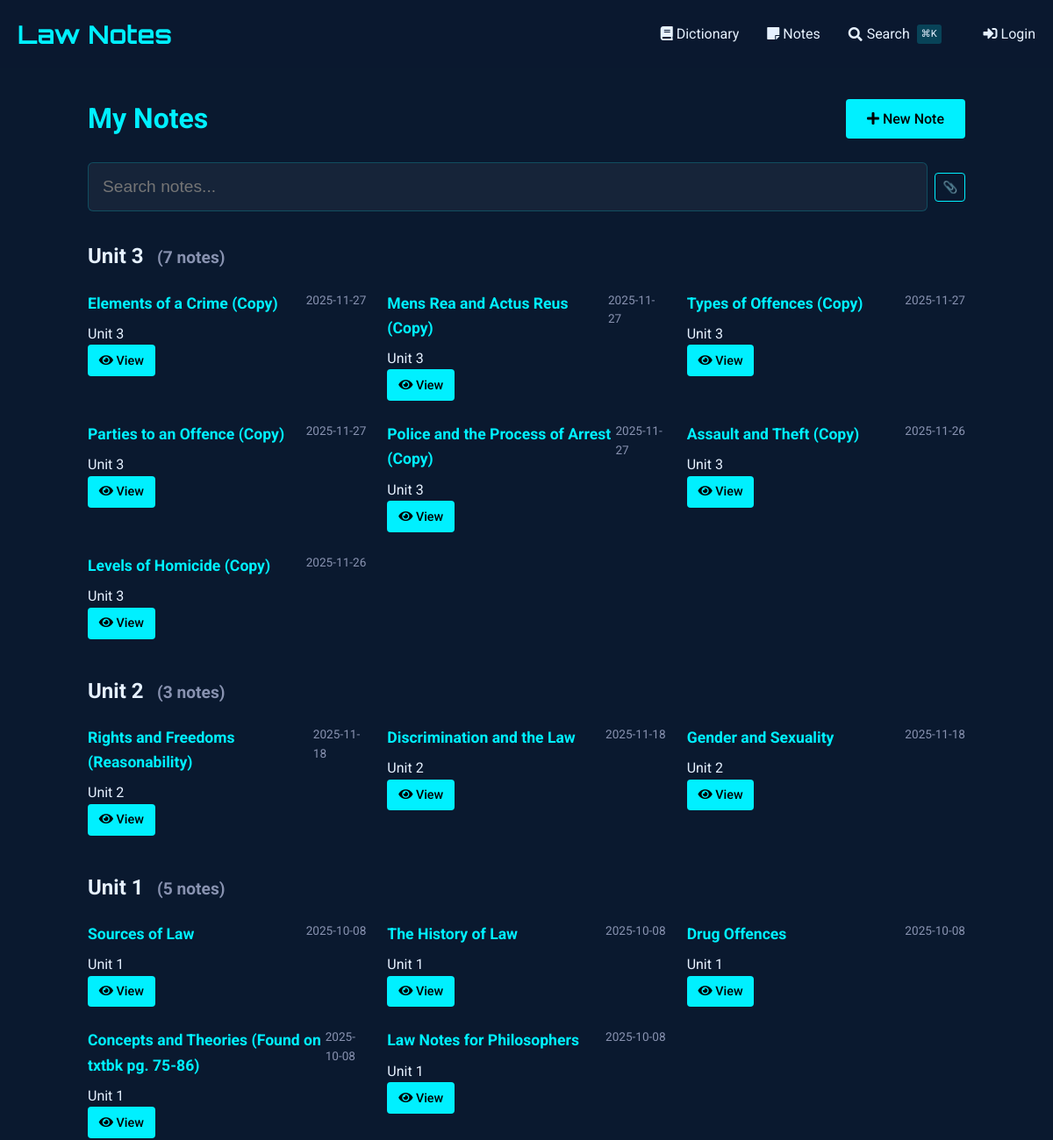
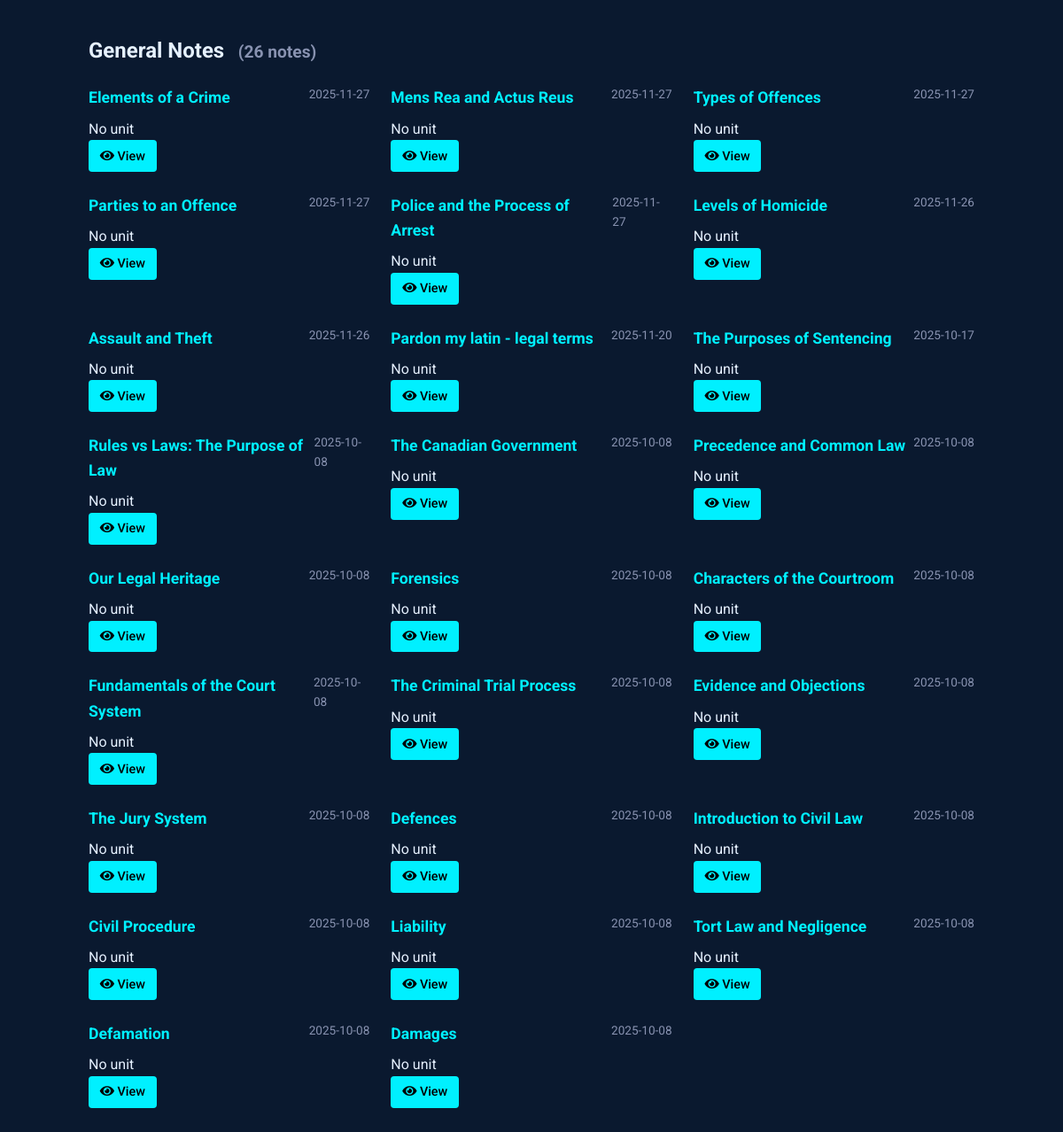
The app's page /notes with its own data (2 pictures, top to bottom).
### tables this page shows
CREATE TABLE notes (
    id INTEGER PRIMARY KEY AUTOINCREMENT,
    title TEXT NOT NULL,                -- short title for the note
    content TEXT NOT NULL,              -- the full note text
    unit_number INTEGER,                -- optional: to group with course units
    tags TEXT,                          -- comma-separated or JSON for filtering/search
    related_entries TEXT,               -- store glossary ids (e.g., "1,4,5") for cross-linking
    created_at TIMESTAMP DEFAULT CURRENT_TIMESTAMP,
    last_updated TIMESTAMP DEFAULT CURRENT_TIMESTAMP,
    views INTEGER DEFAULT 0,            -- track popularity
    is_favorite BOOLEAN DEFAULT 0,      -- quick flag for starred notes
    comments TEXT                       -- optional: your own thoughts or annotations
, has_worksheet BOOLEAN DEFAULT 0);

### notes_routes.py (the view)
@notes_bp.route('')
def index():
    db = SQL("sqlite:///notes.db")
    notes = db.execute("""
        SELECT id, title, unit_number,
               strftime('%Y-%m-%d', created_at) as created_date,
               strftime('%Y-%m-%d', last_updated) as last_updated,
               is_favorite, has_worksheet
        FROM notes
        ORDER BY
            CASE WHEN unit_number = '' OR unit_number IS NULL THEN 1 ELSE 0 END,
            CAST(unit_number AS INTEGER) DESC,
            last_updated DESC
    """)
    notes_by_unit = {}
    for note in notes:
        unit = note.get('unit_number', 'Ungrouped')
        if unit not in notes_by_unit:
            notes_by_unit[unit] = []
        notes_by_unit[unit].append(note)
    return render_template('notes/index.html',
                         notes_by_unit=notes_by_unit)

### sql.py (called while the page is built)
def _enable_logging(f):
    import logging
    import functools
    import os
    @functools.wraps(f)
    def decorator(*args, **kwargs):
        try:
            import flask
        except ModuleNotFoundError:
            return f(*args, **kwargs)
        disabled = logging.getLogger("cs50").disabled
        if flask.current_app and os.getenv("FLASK_ENV") == "development":
            logging.getLogger("cs50").disabled = False
        try:
            return f(*args, **kwargs)
        finally:
            logging.getLogger("cs50").disabled = disabled
    return decorator

    def __del__(self):
        self._disconnect()

    def _disconnect(self):
        if hasattr(_data, self._name()):
            getattr(_data, self._name()).close()
            delattr(_data, self._name())

    def _name(self):
        return str(hash(self))

        def connect(dbapi_connection, connection_record):
            try:
                if isinstance(
                    dbapi_connection, sqlite3.Connection
                ):  # If back end is sqlite
                    cursor = dbapi_connection.cursor()
                    cursor.execute("PRAGMA foreign_keys=ON")
                    cursor.close()
            except:
                pass

### templates/notes/index.html (shortened to what this page needs)
{% extends "notes/base.html" %}
{% block content %}
<div class="container" style="max-width: 1000px; margin: 0 auto;">
    <div style="display: flex; justify-content: space-between; align-items: center; margin-bottom: 1.5rem;">
        <h1 style="color: var(--primary); margin: 0;">
            My Notes
        </h1>
        <a href="{{ url_for('notes.add_note') }}" class="btn" style="background: var(--primary); color: #000; text-decoration: none; white-space: nowrap;">
            <i class="fas fa-plus"></i> New Note
        </a>
    </div>
    <div class="search-container">
        <input type="text" id="noteSearch" class="search-input" placeholder="Search notes..." autocomplete="off" style="padding-left: 1rem;">
    </div>
    <div id="notesContainer">
        {% if notes_by_unit %}
            {% for unit, notes in notes_by_unit.items() %}
                <div class="unit-section" data-unit="{{ unit or 'general' }}">
                    <h2 class="unit-header">
                        {% if unit %}
                            Unit {{ unit }}
                        {% else %}
                            General Notes
                        {% endif %}
                        <small class="unit-count" style="font-size: 0.8em; color: #8892b0; margin-left: 0.5em;">
                        </small>
                    </h2>
                    <div class="notes-grid" style="display: grid; grid-template-columns: repeat(auto-fill, minmax(300px, 1fr)); gap: 1.5rem;" data-unit="{{ unit or 'general' }}">
                        {% for note in notes %}
                            <div class="note-card"
                                 data-id="{{ note.id }}"
                                 data-title="{{ note.title|lower }}"
                                 data-content="{{ note.content|lower }}"
                                 data-unit="{{ note.unit_number or 'general' }}"
                                 data-tags="{{ note.tags|default('', true)|lower }}"
                                 data-has-worksheet="{{ 'true' if note.has_worksheet else 'false' }}"
                                 data-date="{{ (note.last_updated or note.created_date)|lower }}"
                                 data-favorite="{{ 'favorite' if note.is_favorite else '' }}">
                                <div style="display: flex; justify-content: space-between; align-items: flex-start;">
                                    <h3 style="margin: 0 0 0.5rem 0; font-size: 1.1rem; color: var(--primary);">
                                        {{ note.title }}
                                    </h3>
                                    <span class="note-date" style="color: #8892b0; font-size: 0.85rem;">
                                        {{ note.last_updated or note.created_date }}
                                    </span>
                                </div>
                                <div class="note-meta">
                                    {% if note.unit_number %}
                                        <span>Unit {{ note.unit_number }}</span>
                                    {% else %}
                                        <span>No unit</span>
                                    {% endif %}
                                </div>
                                <div class="note-actions">
                                    <a href="{{ url_for('notes.view_note', note_id=note.id) }}" class="btn" style="padding: 0.4rem 0.8rem; font-size: 0.9rem;">
                                        <i class="fas fa-eye"></i> View
                                    </a>
                                </div>
                            </div>
                        {% endfor %}
                    </div>
                </div>
            {% endfor %}
        {% endif %}
    </div>
</div>
{% endblock %}

### templates/notes/base.html (shortened to what this page needs)
{% extends "dictionary/base.html" %}

### templates/dictionary/base.html (shortened to what this page needs)
<!DOCTYPE html>
<html lang="en">
<head>
    <link href="https://cdnjs.cloudflare.com/ajax/libs/font-awesome/5.15.4/css/all.min.css" rel="stylesheet">
</head>
<body>
    <header>
        <div class="container">
            <div class="header-content">
                <a href="{{ url_for('dictionary.index') }}" class="logo">Law Notes</a>
                <nav class="nav-links">
                    <a href="{{ url_for('dictionary.index') }}" class="nav-link">
                        <i class="fas fa-book"></i> Dictionary
                    </a>
                    <a href="{{ url_for('notes.index') }}" class="nav-link">
                        <i class="fas fa-sticky-note"></i> Notes
                    </a>
                    <a href="{{ url_for('search') }}" class="nav-link" style="display: flex; align-items: center; gap: 0.3rem;">
                        <i class="fas fa-search"></i>
                        <span>Search</span>
                        <span style="font-size: 0.7rem; background: rgba(0, 240, 255, 0.2); padding: 0.1rem 0.3rem; border-radius: 3px; margin-left: 0.2rem;">⌘K</span>
                    </a>
                    {% if session.get("name") %}
                    <a href="{{ url_for('dictionary.add_entry') }}" class="nav-link" style="margin-left: 1rem;">
                        <i class="fas fa-plus"></i> Add Entry
                    </a>
                    <a href="/auth/logout" class="nav-link">
                        <i class="fas fa-sign-out-alt"></i> Logout
                    </a>
                    {% else %}
                    <a href="/auth/login" class="nav-link" style="margin-left: 1rem;">
                        <i class="fas fa-sign-in-alt"></i> Login
                    </a>
                    {% endif %}
                </nav>
            </div>
        </div>
    </header>
    <main class="container" style="padding: 2rem 0;">
        {% block content %}{% endblock %}
    </main>
</body>
</html>

### templates/dictionary/base.html (style rules this page uses)
:root { --primary: #00f0ff; --bg-dark: #0a192f; --text: #e6f1ff; --success: #2ecc71; --error: #e74c3c; }
body { font-family: 'Roboto', sans-serif; background-color: var(--bg-dark); color: var(--text); line-height: 1.6; margin: 0; padding: 0; }
.container { max-width: 1200px; margin: 0 auto; padding: 0 20px; }
header { background: rgba(10, 25, 47, 0.9); padding: 1rem 0; }
.header-content { display: flex; justify-content: space-between; align-items: center; }
.logo { font-family: 'Orbitron', sans-serif; font-size: 1.8rem; color: var(--primary); text-decoration: none; font-weight: 700; }
.nav-links { display: flex; gap: 2rem; }
.nav-link { color: var(--text); text-decoration: none; transition: color 0.3s; }
.btn { display: inline-block; padding: 0.6rem 1.5rem; background: var(--primary); color: #000; border: none; border-radius: 4px; cursor: pointer; text-decoration: none; font-weight: 500; transition: all 0.3s; }

### templates/notes/index.html (style rules this page uses)
.search-container { margin-bottom: 2rem; position: relative; }
.search-input { width: 100%; padding: 0.8rem 1rem; padding-left: 2.5rem; font-size: 1rem; background: rgba(10, 25, 47, 0.7); border: 1px solid rgba(0, 240, 255, 0.3); border-radius: 4px; color: #e6f1ff; transition: all 0.3s ease; }
.unit-section { margin-bottom: 2.5rem; }

### templates/partials/spotlight_search.html (style rules this page uses)
.search-input { width: 100%; padding: 1rem 1rem 1rem 3rem; font-size: 1.2rem; background: rgba(255, 255, 255, 0.05); border: 1px solid rgba(0, 240, 255, 0.2); border-radius: 6px; color: #e6f1ff; transition: all 0.3s ease; }

### records on screen
notes: title "Elements of a Crime (Copy)", last_updated "2025-11-27", unit_number "3"
notes: title "Mens Rea and Actus Reus (Copy)", last_updated "2025-11-27", unit_number "3"
notes: title "Types of Offences (Copy)", last_updated "2025-11-27", unit_number "3"
notes: title "Parties to an Offence (Copy)", last_updated "2025-11-27", unit_number "3"
notes: title "Police and the Process of Arrest (Copy)", last_updated "2025-11-27", unit_number "3"
notes: title "Assault and Theft (Copy)", last_updated "2025-11-26", unit_number "3"
notes: title "Levels of Homicide (Copy)", last_updated "2025-11-26", unit_number "3"
notes: title "Rights and Freedoms (Reasonability)", last_updated "2025-11-18", unit_number "2"
notes: title "Discrimination and the Law", last_updated "2025-11-18", unit_number "2"
notes: title "Gender and Sexuality", last_updated "2025-11-18", unit_number "2"
notes: title "Sources of Law", last_updated "2025-10-08", unit_number "1"
notes: title "The History of Law", last_updated "2025-10-08", unit_number "1"
notes: title "Drug Offences", last_updated "2025-10-08", unit_number "1"
notes: title "Concepts and Theories (Found on txtbk pg. 75-86)", last_updated "2025-10-08", unit_number "1"
notes: title "Law Notes for Philosophers", last_updated "2025-10-08", unit_number "1"
notes: title "Elements of a Crime", last_updated "2025-11-27", shows "No unit"
notes: title "Mens Rea and Actus Reus", last_updated "2025-11-27", shows "No unit"
notes: title "Types of Offences", last_updated "2025-11-27", shows "No unit"
notes: title "Parties to an Offence", last_updated "2025-11-27", shows "No unit"
notes: title "Police and the Process of Arrest", last_updated "2025-11-27", shows "No unit"
notes: title "Levels of Homicide", last_updated "2025-11-26", shows "No unit"
notes: title "Assault and Theft", last_updated "2025-11-26", shows "No unit"
notes: title "Pardon my latin - legal terms", last_updated "2025-11-20", shows "No unit"
notes: title "The Purposes of Sentencing", last_updated "2025-10-17", shows "No unit"
notes: title "Rules vs Laws: The Purpose of Law", last_updated "2025-10-08", shows "No unit"
notes: title "The Canadian Government", last_updated "2025-10-08", shows "No unit"
notes: title "Precedence and Common Law", last_updated "2025-10-08", shows "No unit"
notes: title "Our Legal Heritage", last_updated "2025-10-08", shows "No unit"
notes: title "Forensics", last_updated "2025-10-08", shows "No unit"
notes: title "Characters of the Courtroom", last_updated "2025-10-08", shows "No unit"
notes: title "Fundamentals of the Court System", last_updated "2025-10-08", shows "No unit"
notes: title "The Criminal Trial Process", last_updated "2025-10-08", shows "No unit"
notes: title "Evidence and Objections", last_updated "2025-10-08", shows "No unit"
notes: title "The Jury System", last_updated "2025-10-08", shows "No unit"
notes: title "Defences", last_updated "2025-10-08", shows "No unit"
notes: title "Introduction to Civil Law", last_updated "2025-10-08", shows "No unit"
notes: title "Civil Procedure", last_updated "2025-10-08", shows "No unit"
notes: title "Liability", last_updated "2025-10-08", shows "No unit"
notes: title "Tort Law and Negligence", last_updated "2025-10-08", shows "No unit"
notes: title "Defamation", last_updated "2025-10-08", shows "No unit"
notes: title "Damages", last_updated "2025-10-08", shows "No unit"

### other values on screen
{{ unit }} "3" "2" "1"
